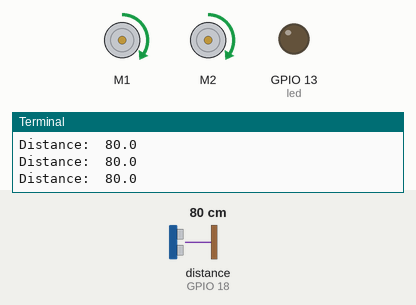
The program below on a simulated Raspberry Pi (BCM pin numbers). Parts: 2 × DC motor (green arrow = forward, orange = backward, longer = faster), output pins drawn as LEDs (lit = HIGH), the last lines printed to the terminal. The inputs (shaded band) are chosen by the test bench; at power-on: distance to the obstacle (sensor on GPIO 18) 80 cm. The echo pulse lasts 58.3 µs per cm; motors are numbered in the order the program creates them (left before right in a Robot).

Above: at 1.2 s.
1.3 s: distance to the obstacle (sensor on GPIO 18) set to 12 cm
2.8 s: distance to the obstacle (sensor on GPIO 18) set to 9 cm
At 3.4 s:
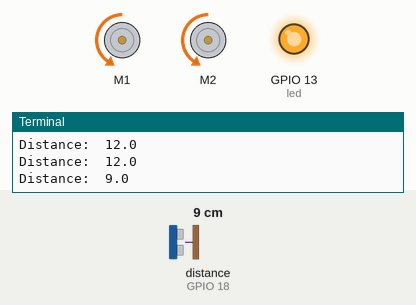
At 4.66 s:
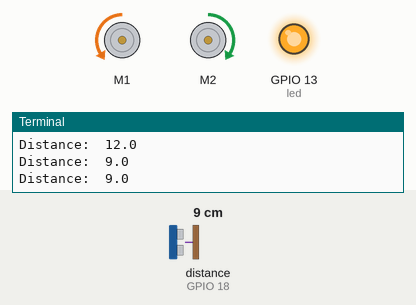
Timing chart, 0 to 11.8 s (numbered marks = the images above; inputs shaded):
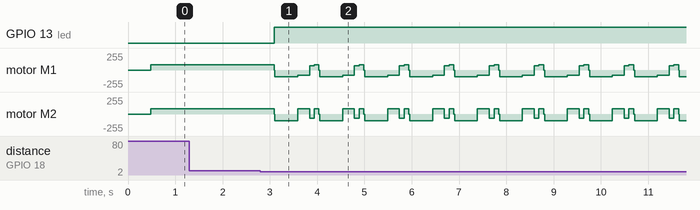

Measured:
- the behaviour switches between 11 and 10 cm on distance to the obstacle (sensor on GPIO 18) (found by bisection; images 0 and 1)
- after the input at 2.8 s, GPIO 13 (led): LOW → HIGH after 0.29 s; motor M1: forward 76/255 → stopped after 0.29 s, then repeats every 0.95 s: backward 102/255 0.48 s, backward 76/255 0.25 s, forward 64/255 0.10 s, forward 76/255 0.10 s, stopped 0.02 s

The program:

robot_with_hcsr04.py
```python
#Library
from gpiozero import DistanceSensor, LED, Robot
from time import sleep

#Setup Components
led=LED(13)
sensor = DistanceSensor(echo=18, trigger=16)
robby = Robot(left=(19,26), right=(20, 21))


#Algorithm
while True:
    dist=sensor.distance * 100
    print('Distance: ', dist)
    if dist <= 10:
        led.on()
        robby.stop()
        robby.backward(.4)
        sleep(.5)
        robby.left(.3)
        sleep(.25)
        robby.right(.25)
        sleep(.1)
        robby.forward(.3)
    else:
        led.off()
        robby.forward(.3)
    sleep(.1)
```
